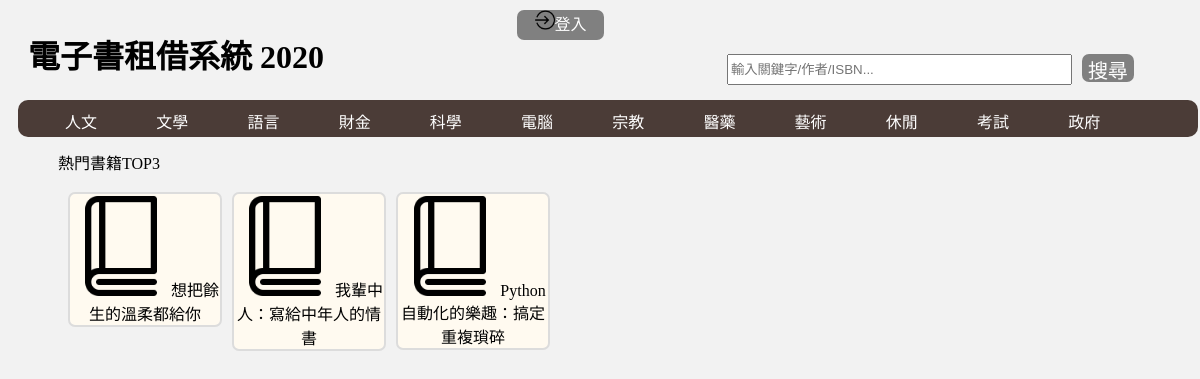
The page / on the database its author committed.
### tables this page shows
CREATE TABLE `category_t` (
  `CID` varchar(3) NOT NULL COMMENT '分類編號',
  `Cname` varchar(5) NOT NULL COMMENT '分類名稱'
);

### menu.php (the view, shortened to what this page needs)
<?php
	$link = readDb();
	$sql= "SELECT CID,Cname from category_t";
	$result = @mysqli_query($link,$sql);
	while($rs = mysqli_fetch_row($result)){
		echo "<div class = 'drop'><li class='category'><a  href='search.php?categorys={$rs[0]}'>".$rs[1]."</a></li>
		<div class='subscribe'><button onclick=location.href='submit.php?category=".$rs[0]."&subscribe=1'>關注</button></div>
		</div>";
	}
 ?>

### index.php (shortened to what this page needs)
<?php
$name = $_SESSION["username"];
$type = $_SESSION["type"];
 ?>
<!DOCTYPE html>
<html lang="UTF-8">
<head>
	<link rel="stylesheet" type="text/css" href="css/index.css">
	<link rel="stylesheet" href="https://cdn.jsdelivr.net/gh/fancyapps/fancybox@3.5.7/dist/jquery.fancybox.min.css" />
</head>
<body>
	<div id="content">
		<div>
			<div id="title">
			<h1>電子書租借系統 2020</h1>
		</div>
		<div id="right">
				<?php
					if($name!=""){
						echo "<span>";
						if($type == "member"){echo "會員";}else{echo "管理員";}
						echo " : ".$name." 您好</span><div id='login'><a href='?logout' style='text-decoration:none; color: white;'><img src='images/login.png' style='width: 20px; height: 20px; '>登出</a></div>";
						echo "<div class='topright'><a href='search.php?favorite=1' style='text-decoration:none; color: white;'><img src='images/bookmark.png' style='width: 20px; height: 20px;'>我的收藏</a></div>";
						echo "<div class='topright'><a href='borrowed.php' style='text-decoration:none; color: white;'><img src='images/list.png' style='width: 20px; height: 20px;'>我的書籍</a></div>";
						if($type == "administrator"){
							echo "<div class='topright'><a id='admin' data-fancybox href='#adminsearch' style='text-decoration:none; color: white;'><img src='images/head.png' style='width: 20px; height: 20px;'>權限查詢</a></div>";
						}
					}else{
						echo "<div id='login'><a href='login.php' style='text-decoration:none; color: white;'><img src='images/login.png' style='width: 20px; height: 20px;'>登入</a></div>";
					}
					?>
		<div id = "searchin">
			<form class = "searchbox" action="search.php" method="GET">
				<input type="text" name="keywords" size= "40%" style="line-height:25px; margin-left:30px;" placeholder="輸入關鍵字/作者/ISBN...">
				<input id="search" type="submit" name="submit" value="搜尋">
			</form>
		</div>
		</div>
	</div>
		<div>
		<ul class="menu">
			<?php
      			include "menu.php";
      		?>
		</ul>
	</div>
	<div>
	<div class="recommend">
		<span>熱門書籍TOP3</span><br><br>
		<?php
		$sql = "SELECT bo.bid, Bname FROM borrow_t bo, book_t b
		where (SELECT COUNT(*) as c FROM borrow_t GROUP BY BID HAVING BID = bo.bid ORDER BY c DESC)
		AND b.BID = bo.BID LIMIT 3";
		$popular = @mysqli_query($link,$sql);
		while ($po = @mysqli_fetch_array($popular)){
			echo "<div class = 'popular'><a data-fancybox data-type= 'iframe' href='detailpage.php?bid={$po[0]}'>
			<img class = 'popular' src='images/book.png'>".$po[1]."</a></div>";
		}
		 ?>
	</div>
	</div>
	</div>
</body>
</html>

### css/index.css (style rules this page uses)
body { font-family: Microsoft JhengHei,Comfortaa, cursive; background-color: #f2f2f2; }
a { text-decoration:none; color: black; }
div.popular { position: relative; width:150px; background-color: #FFFAF0; float: left; margin-left: 10px; display: inline-block; border-radius: 7px; height: 70%; text-align: center; border: 2px solid #DCDCDC; padding-top: 2px; }
img.popular { width: 100px; height: 100px; }
#content { margin: 10px ; }
#title { width: 42%; float: left; height: 100px; margin-left: 10px; }
h1 { width: 100%; }
#right { text-align:center; width: 50%; height: 30px; float: left; }
#login { position: relative; width:15%; background-color: grey; float: left; display: inline-block; border-radius: 7px; height: 100%; }
.menu { list-style:none; position:absolute; top:100px; width:95%; margin:0 auto 0px auto; height:37px; padding:0px 20px 0px 20px; background:#4b3c37; border-radius: 10px; }
.menu li { display:block; text-align:center; position:relative; padding: 4px 2px 4px 2px; margin-right:5px; margin-top:5px; border:none; }
.menu a { color: white; text-decoration: none; }
.searchbox { padding: 4px 2px 4px 2px; display: flex; align-items: right; float: right; position: relative; width: 400px; }
#searchin { margin-top: 10px; float: left; width: 100%; }
#search { width: 20%; height: 28px; font-size: 20px; border: 0; background-color:grey; color: #fff; margin-left: 10px; border-radius:7px; cursor:pointer; }
.drop { float: left; width: 8%; overflow: hidden; padding : 0px; }
.recommend { margin-left: 30px; width: 70%;float:left; top:30px; position: relative; padding: 10px; }

### rows shown on the page
category_t: Cname "人文"
category_t: Cname "文學"
category_t: Cname "語言"
category_t: Cname "財金"
category_t: Cname "科學"
category_t: Cname "電腦"
category_t: Cname "宗教"
category_t: Cname "醫藥"
category_t: Cname "藝術"
category_t: Cname "休閒"
category_t: Cname "考試"
category_t: Cname "政府"

### other values the page prints
$po[1] "想把餘生的溫柔都給你"
$po[1] "我輩中人：寫給中年人的情書"
$po[1] "Python 自動化的樂趣：搞定重複瑣碎"
